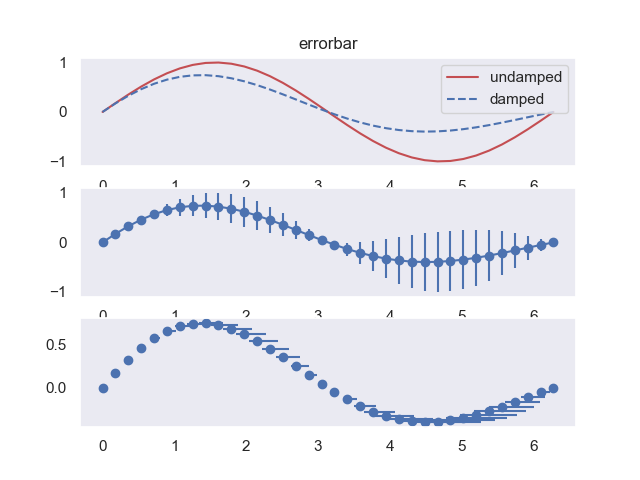

Here is the Python script that generated this plot:
#--------------------------------------
#   CH_12_6_6_EX_1_Pyplot_Errorbar.py
#--------------------------------------
import numpy as np
import matplotlib.pyplot as plt
# 
x = np.linspace(0., 2*np.pi, 36)
y_undamp = np.sin(x)
y_damp = np.exp(-0.2*x)*np.sin(x)
error = (y_undamp - y_damp)
#
fig0 = plt.figure(0)
#----- 繪製原始數據曲線圖
plt.subplot(3,1,1)
plt.plot(x, y_undamp, 'r-', label = 'undamped')
plt.plot(x, y_damp, 'b--', label = 'damped')
plt.grid()
plt.legend(loc=1)
plt.title('errorbar')
#----- 繪製誤差圖 (使用 yerr)
plt.subplot(3,1,2)
plt.errorbar(x, y_damp, yerr=error, fmt='-o')
plt.grid()
#----- 繪製誤差圖 (使用 xerr)
plt.subplot(3,1,3)
lower_error = 0.4 * error
upper_error = error
asymmetric_error = [lower_error, upper_error]
plt.errorbar(x, y_damp, xerr=asymmetric_error, fmt='o')
plt.grid()
#
plt.savefig('CH_12_6_6_EX_1_Pyplot_Errorbar.png')
plt.show()



































































	


